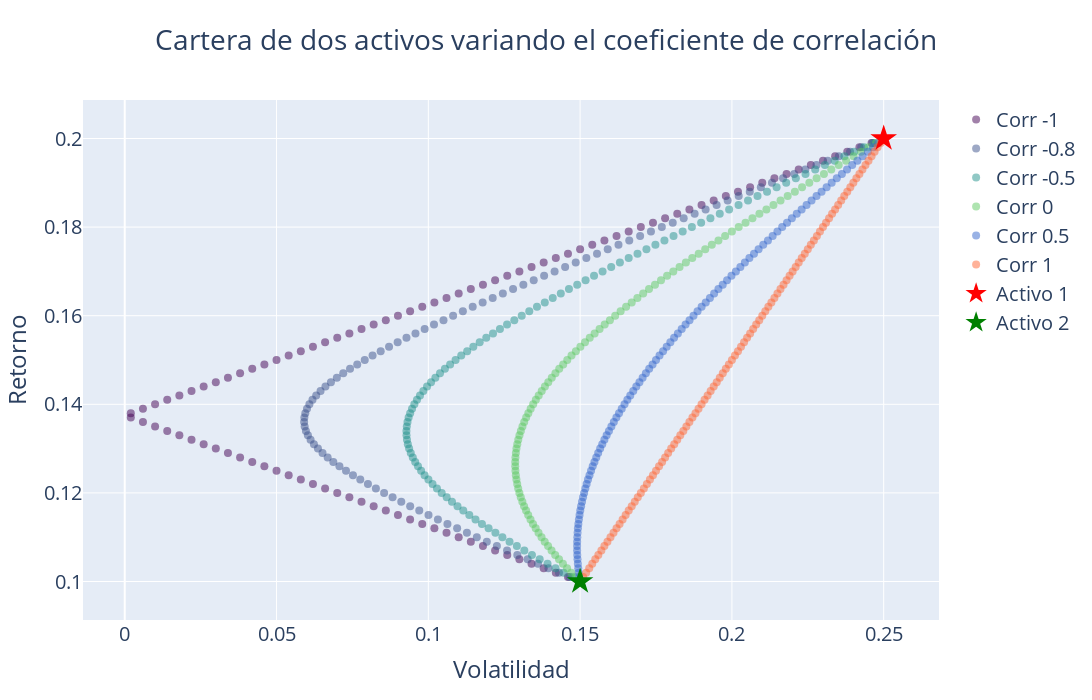

Notebook code for this chart:
### Markdown cell above
* Si $-1 \leq \rho_{12} \leq 1$ se dice que los activos tienen correlación **lineal no perfecta**.

    - Hay beneficios de diversificación, a mayor correlación negativa mayor beneficio.

    - La rentabilidad de la cartera es igual (recordad que no depenede de las relaccciones entre activos).
        - $E(\tilde R_P) = w_1 E(\tilde R_1) + w_2 E(\tilde R_2)$
        $$$$
        
    - La varianza de la cartera es igual a:
        - $\sigma²(\tilde R_p)= \underset{Activo 1} {\underbrace{w_1²\sigma²(\tilde R_1)}}+\underset{Activo 2} {\underbrace{w_2²\sigma²(\tilde R_2)}}+ \underset{Relación entre activos} {\underbrace{2w_1w_2 \rho_{12} \sigma_1 \sigma_2}}$
        $$$$

    - La volatilidad de la cartera es igual a la raiz cuadrada de la varianza.
        - $\sigma(\tilde R_p)= \sqrt{w_1²\sigma²(\tilde R_1)+w_2²\sigma²(\tilde R_2)+ 2w_1w_2 \rho_{12} \sigma_1 \sigma_2} $

### Code cell
x = np.linspace(0, 1, 101)
coef_corr_lst = [-1, -0.8, -0.5, 0, 0.5, 1]

# Definir un mapa de colores basado en coef_corr_lst
#colors = ['#440154', '#3b528b', '#21918c', '#5ec962', '#fde725', '#f0f921'] # con amarillos
colors = ['#440154', '#3b528b', '#21918c', '#5ec962', '#3366CC', '#FF6633']

# Ajustar el tamaño de la
layout_width = 1200  # Ancho en píxeles
layout_height = 700  # Altura en píxeles

# Crear la figura de plotly
fig = go.Figure()

for idx, coef_corr_i in enumerate(coef_corr_lst):
    ret_lst = []
    std_lst = []

    for i in x:
        reti = calc_ret_cartera(i, 1 - i, ret1, ret2) 
        stdi = calc_std_cartera(i, 1 - i, std1, std2, coef_corr_i) 

        ret_lst.append(reti)
        std_lst.append(stdi)

    fig.add_trace(go.Scatter(x=std_lst, y=ret_lst, mode='markers', 
                             name=f'Corr {coef_corr_i}', marker=dict(color=colors[idx], size=8, opacity=0.5)))

# Añadir puntos de activos individuales
fig.add_trace(go.Scatter(x=[std1], y=[ret1], mode='markers', marker=dict(color='red', size=20, symbol='star'),
                         name='Activo 1'))
fig.add_trace(go.Scatter(x=[std2], y=[ret2], mode='markers', marker=dict(color='green', size=20, symbol='star'),
                         name='Activo 2'))

# Configurar títulos y etiquetas

title_font_size = 20  # Tamaño de fuente del título

fig.update_layout(title='Cartera de dos activos variando el coeficiente de correlación',
                  font=dict(size=title_font_size),
                  title_x=0.5,
                  #xanchor='center',
                  xaxis_title='Volatilidad',
                  yaxis_title='Retorno',
                  width=layout_width,
                  height=layout_height
                  )

# Mostrar el gráfico
fig.show()
